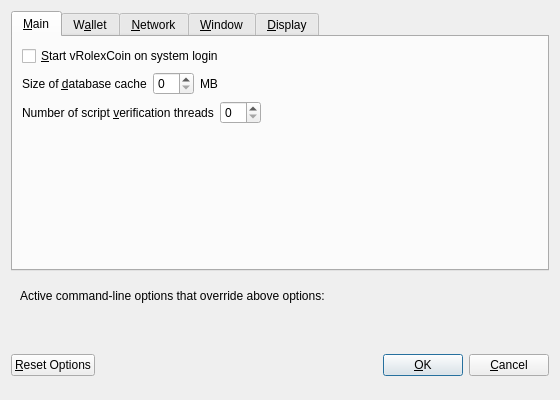
<?xml version="1.0" encoding="UTF-8"?>
<ui version="4.0">
 <class>OptionsDialog</class>
 <widget class="QDialog" name="OptionsDialog">
  <property name="geometry">
   <rect>
    <x>0</x>
    <y>0</y>
    <width>560</width>
    <height>400</height>
   </rect>
  </property>
  <property name="windowTitle">
   <string>Options</string>
  </property>
  <property name="modal">
   <bool>true</bool>
  </property>
  <layout class="QVBoxLayout" name="verticalLayout">
   <item>
    <widget class="QTabWidget" name="tabWidget">
     <property name="currentIndex">
      <number>0</number>
     </property>
     <widget class="QWidget" name="tabMain">
      <attribute name="title">
       <string>&amp;Main</string>
      </attribute>
      <layout class="QVBoxLayout" name="verticalLayout_Main">
       <item>
        <widget class="QCheckBox" name="bitcoinAtStartup">
         <property name="toolTip">
          <string>Automatically start vRolexCoin after logging in to the system.</string>
         </property>
         <property name="text">
          <string>&amp;Start vRolexCoin on system login</string>
         </property>
        </widget>
       </item>
       <item>
        <layout class="QHBoxLayout" name="horizontalLayout_2_Main">
         <item>
          <widget class="QLabel" name="databaseCacheLabel">
           <property name="text">
            <string>Size of &amp;database cache</string>
           </property>
           <property name="textFormat">
            <enum>Qt::PlainText</enum>
           </property>
           <property name="buddy">
            <cstring>databaseCache</cstring>
           </property>
          </widget>
         </item>
         <item>
          <widget class="QSpinBox" name="databaseCache"/>
         </item>
         <item>
          <widget class="QLabel" name="databaseCacheUnitLabel">
           <property name="text">
            <string>MB</string>
           </property>
           <property name="textFormat">
            <enum>Qt::PlainText</enum>
           </property>
          </widget>
         </item>
         <item>
          <spacer name="horizontalSpacer_2_Main">
           <property name="orientation">
            <enum>Qt::Horizontal</enum>
           </property>
           <property name="sizeHint" stdset="0">
            <size>
             <width>40</width>
             <height>20</height>
            </size>
           </property>
          </spacer>
         </item>
        </layout>
       </item>
       <item>
        <layout class="QHBoxLayout" name="horizontalLayout_3_Main">
         <item>
          <widget class="QLabel" name="threadsScriptVerifLabel">
           <property name="text">
            <string>Number of script &amp;verification threads</string>
           </property>
           <property name="textFormat">
            <enum>Qt::PlainText</enum>
           </property>
           <property name="buddy">
            <cstring>threadsScriptVerif</cstring>
           </property>
          </widget>
         </item>
         <item>
          <widget class="QSpinBox" name="threadsScriptVerif">
           <property name="toolTip">
            <string>(0 = auto, &lt;0 = leave that many cores free)</string>
           </property>
          </widget>
         </item>
         <item>
          <spacer name="horizontalSpacer_3_Main">
           <property name="orientation">
            <enum>Qt::Horizontal</enum>
           </property>
           <property name="sizeHint" stdset="0">
            <size>
             <width>40</width>
             <height>20</height>
            </size>
           </property>
          </spacer>
         </item>
        </layout>
       </item>
       <item>
        <spacer name="verticalSpacer_Main">
         <property name="orientation">
          <enum>Qt::Vertical</enum>
         </property>
         <property name="sizeHint" stdset="0">
          <size>
           <width>20</width>
           <height>40</height>
          </size>
         </property>
        </spacer>
       </item>
      </layout>
     </widget>
     <widget class="QWidget" name="tabWallet">
      <attribute name="title">
       <string>W&amp;allet</string>
      </attribute>
      <layout class="QVBoxLayout" name="verticalLayout_Wallet">
       <item>
        <widget class="QGroupBox" name="groupBox">
         <property name="title">
          <string>Expert</string>
         </property>
         <layout class="QVBoxLayout" name="verticalLayout_2">
          <item>
           <widget class="QCheckBox" name="coinControlFeatures">
            <property name="toolTip">
             <string>Whether to show coin control features or not.</string>
            </property>
            <property name="text">
             <string>Enable coin &amp;control features</string>
            </property>
           </widget>
          </item>
          <item>
           <widget class="QCheckBox" name="spendZeroConfChange">
            <property name="toolTip">
             <string>If you disable the spending of unconfirmed change, the change from a transaction cannot be used until that transaction has at least one confirmation. This also affects how your balance is computed.</string>
            </property>
            <property name="text">
             <string>&amp;Spend unconfirmed change</string>
            </property>
           </widget>
          </item>
         </layout>
        </widget>
       </item>
       <item>
        <spacer name="verticalSpacer_Wallet">
         <property name="orientation">
          <enum>Qt::Vertical</enum>
         </property>
         <property name="sizeHint" stdset="0">
          <size>
           <width>20</width>
           <height>40</height>
          </size>
         </property>
        </spacer>
       </item>
      </layout>
     </widget>
     <widget class="QWidget" name="tabNetwork">
      <attribute name="title">
       <string>&amp;Network</string>
      </attribute>
      <layout class="QVBoxLayout" name="verticalLayout_Network">
       <item>
        <widget class="QCheckBox" name="mapPortUpnp">
         <property name="toolTip">
          <string>Automatically open the vRolexCoin client port on the router. This only works when your router supports UPnP and it is enabled.</string>
         </property>
         <property name="text">
          <string>Map port using &amp;UPnP</string>
         </property>
        </widget>
       </item>
       <item>
        <widget class="QCheckBox" name="allowIncoming">
         <property name="toolTip">
          <string>Accept connections from outside</string>
         </property>
         <property name="text">
          <string>Allow incoming connections</string>
         </property>
        </widget>
       </item>
       <item>
        <widget class="QCheckBox" name="connectSocks">
         <property name="toolTip">
          <string>Connect to the vRolexCoin network through a SOCKS5 proxy.</string>
         </property>
         <property name="text">
          <string>&amp;Connect through SOCKS5 proxy (default proxy):</string>
         </property>
        </widget>
       </item>
       <item>
        <layout class="QHBoxLayout" name="horizontalLayout_1_Network">
         <item>
          <widget class="QLabel" name="proxyIpLabel">
           <property name="text">
            <string>Proxy &amp;IP:</string>
           </property>
           <property name="textFormat">
            <enum>Qt::PlainText</enum>
           </property>
           <property name="buddy">
            <cstring>proxyIp</cstring>
           </property>
          </widget>
         </item>
         <item>
          <widget class="QValidatedLineEdit" name="proxyIp">
           <property name="minimumSize">
            <size>
             <width>140</width>
             <height>0</height>
            </size>
           </property>
           <property name="maximumSize">
            <size>
             <width>140</width>
             <height>16777215</height>
            </size>
           </property>
           <property name="toolTip">
            <string>IP address of the proxy (e.g. IPv4: 127.0.0.1 / IPv6: ::1)</string>
           </property>
          </widget>
         </item>
         <item>
          <widget class="QLabel" name="proxyPortLabel">
           <property name="text">
            <string>&amp;Port:</string>
           </property>
           <property name="textFormat">
            <enum>Qt::PlainText</enum>
           </property>
           <property name="buddy">
            <cstring>proxyPort</cstring>
           </property>
          </widget>
         </item>
         <item>
          <widget class="QLineEdit" name="proxyPort">
           <property name="minimumSize">
            <size>
             <width>55</width>
             <height>0</height>
            </size>
           </property>
           <property name="maximumSize">
            <size>
             <width>55</width>
             <height>16777215</height>
            </size>
           </property>
           <property name="toolTip">
            <string>Port of the proxy (e.g. 9050)</string>
           </property>
          </widget>
         </item>
         <item>
          <spacer name="horizontalSpacer_1_Network">
           <property name="orientation">
            <enum>Qt::Horizontal</enum>
           </property>
           <property name="sizeHint" stdset="0">
            <size>
             <width>40</width>
             <height>20</height>
            </size>
           </property>
          </spacer>
         </item>
        </layout>
       </item>
       <item>
        <spacer name="verticalSpacer_Network">
         <property name="orientation">
          <enum>Qt::Vertical</enum>
         </property>
         <property name="sizeHint" stdset="0">
          <size>
           <width>20</width>
           <height>40</height>
          </size>
         </property>
        </spacer>
       </item>
      </layout>
     </widget>
     <widget class="QWidget" name="tabWindow">
      <attribute name="title">
       <string>&amp;Window</string>
      </attribute>
      <layout class="QVBoxLayout" name="verticalLayout_Window">
       <item>
        <widget class="QCheckBox" name="minimizeToTray">
         <property name="toolTip">
          <string>Show only a tray icon after minimizing the window.</string>
         </property>
         <property name="text">
          <string>&amp;Minimize to the tray instead of the taskbar</string>
         </property>
        </widget>
       </item>
       <item>
        <widget class="QCheckBox" name="minimizeOnClose">
         <property name="toolTip">
          <string>Minimize instead of exit the application when the window is closed. When this option is enabled, the application will be closed only after selecting Quit in the menu.</string>
         </property>
         <property name="text">
          <string>M&amp;inimize on close</string>
         </property>
        </widget>
       </item>
       <item>
        <spacer name="verticalSpacer_Window">
         <property name="orientation">
          <enum>Qt::Vertical</enum>
         </property>
         <property name="sizeHint" stdset="0">
          <size>
           <width>20</width>
           <height>40</height>
          </size>
         </property>
        </spacer>
       </item>
      </layout>
     </widget>
     <widget class="QWidget" name="tabDisplay">
      <attribute name="title">
       <string>&amp;Display</string>
      </attribute>
      <layout class="QVBoxLayout" name="verticalLayout_Display">
       <item>
        <layout class="QHBoxLayout" name="horizontalLayout_1_Display">
         <item>
          <widget class="QLabel" name="langLabel">
           <property name="text">
            <string>User Interface &amp;language:</string>
           </property>
           <property name="textFormat">
            <enum>Qt::PlainText</enum>
           </property>
           <property name="buddy">
            <cstring>lang</cstring>
           </property>
          </widget>
         </item>
         <item>
          <widget class="QValueComboBox" name="lang">
           <property name="toolTip">
            <string>The user interface language can be set here. This setting will take effect after restarting vRolexCoin.</string>
           </property>
          </widget>
         </item>
        </layout>
       </item>
       <item>
        <layout class="QHBoxLayout" name="horizontalLayout_2_Display">
         <item>
          <widget class="QLabel" name="unitLabel">
           <property name="text">
            <string>&amp;Unit to show amounts in:</string>
           </property>
           <property name="textFormat">
            <enum>Qt::PlainText</enum>
           </property>
           <property name="buddy">
            <cstring>unit</cstring>
           </property>
          </widget>
         </item>
         <item>
          <widget class="QValueComboBox" name="unit">
           <property name="toolTip">
            <string>Choose the default subdivision unit to show in the interface and when sending coins.</string>
           </property>
          </widget>
         </item>
        </layout>
       </item>
       <item>
        <layout class="QHBoxLayout" name="horizontalLayout_3_Display">
         <item>
          <widget class="QLabel" name="thirdPartyTxUrlsLabel">
           <property name="toolTip">
            <string>Third party URLs (e.g. a block explorer) that appear in the transactions tab as context menu items. %s in the URL is replaced by transaction hash. Multiple URLs are separated by vertical bar |.</string>
           </property>
           <property name="text">
            <string>Third party transaction URLs</string>
           </property>
           <property name="buddy">
            <cstring>thirdPartyTxUrls</cstring>
           </property>
          </widget>
         </item>
         <item>
          <widget class="QLineEdit" name="thirdPartyTxUrls">
           <property name="toolTip">
            <string>Third party URLs (e.g. a block explorer) that appear in the transactions tab as context menu items. %s in the URL is replaced by transaction hash. Multiple URLs are separated by vertical bar |.</string>
           </property>
          </widget>
         </item>
        </layout>
       </item>
       <item>
        <spacer name="verticalSpacer_Display">
         <property name="orientation">
          <enum>Qt::Vertical</enum>
         </property>
         <property name="sizeHint" stdset="0">
          <size>
           <width>20</width>
           <height>40</height>
          </size>
         </property>
        </spacer>
       </item>
      </layout>
     </widget>
    </widget>
   </item>
   <item>
    <widget class="QFrame" name="frame">
     <layout class="QVBoxLayout" name="verticalLayout_Bottom">
      <item>
       <layout class="QHBoxLayout" name="horizontalLayout_Bottom">
        <item>
         <widget class="QLabel" name="overriddenByCommandLineInfoLabel">
          <property name="text">
           <string>Active command-line options that override above options:</string>
          </property>
          <property name="textFormat">
           <enum>Qt::PlainText</enum>
          </property>
         </widget>
        </item>
        <item>
         <spacer name="horizontalSpacer_Bottom">
          <property name="orientation">
           <enum>Qt::Horizontal</enum>
          </property>
          <property name="sizeHint" stdset="0">
           <size>
            <width>40</width>
            <height>20</height>
           </size>
          </property>
         </spacer>
        </item>
       </layout>
      </item>
      <item>
       <widget class="QLabel" name="overriddenByCommandLineLabel">
        <property name="text">
         <string/>
        </property>
        <property name="textFormat">
         <enum>Qt::PlainText</enum>
        </property>
        <property name="wordWrap">
         <bool>true</bool>
        </property>
       </widget>
      </item>
     </layout>
    </widget>
   </item>
   <item>
    <layout class="QHBoxLayout" name="horizontalLayout_Buttons">
     <item>
      <widget class="QPushButton" name="resetButton">
       <property name="toolTip">
        <string>Reset all client options to default.</string>
       </property>
       <property name="text">
        <string>&amp;Reset Options</string>
       </property>
       <property name="autoDefault">
        <bool>false</bool>
       </property>
      </widget>
     </item>
     <item>
      <spacer name="horizontalSpacer_1">
       <property name="orientation">
        <enum>Qt::Horizontal</enum>
       </property>
       <property name="sizeHint" stdset="0">
        <size>
         <width>40</width>
         <height>48</height>
        </size>
       </property>
      </spacer>
     </item>
     <item>
      <widget class="QLabel" name="statusLabel">
       <property name="minimumSize">
        <size>
         <width>200</width>
         <height>0</height>
        </size>
       </property>
       <property name="font">
        <font>
         <weight>75</weight>
         <bold>true</bold>
        </font>
       </property>
       <property name="text">
        <string/>
       </property>
       <property name="textFormat">
        <enum>Qt::PlainText</enum>
       </property>
       <property name="wordWrap">
        <bool>true</bool>
       </property>
      </widget>
     </item>
     <item>
      <spacer name="horizontalSpacer_2">
       <property name="orientation">
        <enum>Qt::Horizontal</enum>
       </property>
       <property name="sizeHint" stdset="0">
        <size>
         <width>40</width>
         <height>48</height>
        </size>
       </property>
      </spacer>
     </item>
     <item>
      <widget class="QPushButton" name="okButton">
       <property name="text">
        <string>&amp;OK</string>
       </property>
       <property name="autoDefault">
        <bool>false</bool>
       </property>
       <property name="default">
        <bool>true</bool>
       </property>
      </widget>
     </item>
     <item>
      <widget class="QPushButton" name="cancelButton">
       <property name="text">
        <string>&amp;Cancel</string>
       </property>
       <property name="autoDefault">
        <bool>false</bool>
       </property>
      </widget>
     </item>
    </layout>
   </item>
  </layout>
 </widget>
 <customwidgets>
  <customwidget>
   <class>QValidatedLineEdit</class>
   <extends>QLineEdit</extends>
   <header>qvalidatedlineedit.h</header>
  </customwidget>
  <customwidget>
   <class>QValueComboBox</class>
   <extends>QComboBox</extends>
   <header>qvaluecombobox.h</header>
  </customwidget>
 </customwidgets>
 <resources/>
 <connections/>
</ui>
